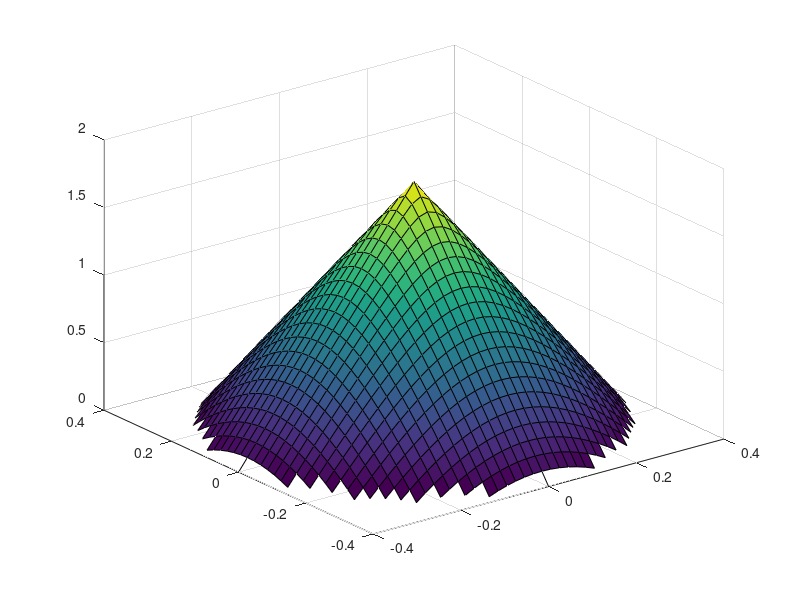

MATLAB code to generate this figure: (Note: this script raises an error after producing the figure.)
%% Plot tree

H = 1.8;  % height
D = 0.8;  % base diameter
Nloops = 20;  % number of LED loops around tree
bulb_dist = 7e-2; % distance between bulbs

% tree
[X, Y] = meshgrid(-D/2:2e-2:D/2, -D/2:2e-2:D/2);
Z = H - sqrt(X.^2 + Y.^2) * H/(D/2);
Z(Z<0) = NaN;

figure
s = surf(X, Y, Z);
s.FaceColor = [0, 1, 0];
s.EdgeColor = 'none';
axis equal
set(gcf, 'Position', [281    76   744   575])

% LED string
th = (0 : (360*Nloops))' * pi/180;
r = linspace(D/2, 0, length(th))';
Z = linspace(0, H, length(th))';
X = r.*cos(th);
Y = r.*sin(th);
hold on, plot3(X, Y, Z, 'r', 'linewidth', 3)

% LED bulbs
r = linspace(1.05*D/2, 0, length(th))';
Z = linspace(0, H, length(th))';
X = r.*cos(th);
Y = r.*sin(th);
L = [0; cumsum(sqrt(diff(X).^2 + diff(Y).^2 + diff(Z).^2))];
LL = (L(1) : bulb_dist : L(end))';
num_bulbs = length(LL);
XYZ = interp1(L, [X, Y, Z], LL);
c = ones(num_bulbs, 3);
clear hl
for k = 1 : num_bulbs
    hl(k) = scatter3(XYZ(k,1), XYZ(k,2), XYZ(k,3), 50, c(k,:), 'filled');
    hl(k).MarkerEdgeColor = [0,0,0];
    hl(k).MarkerFaceAlpha = 0.5;
end

%% Modify RGBA

for k = 1 : 10
    for i = 1 : num_bulbs
        hl(i).MarkerFaceAlpha = mod(k,2);
    end
    drawnow()
    pause(0.1)
end

